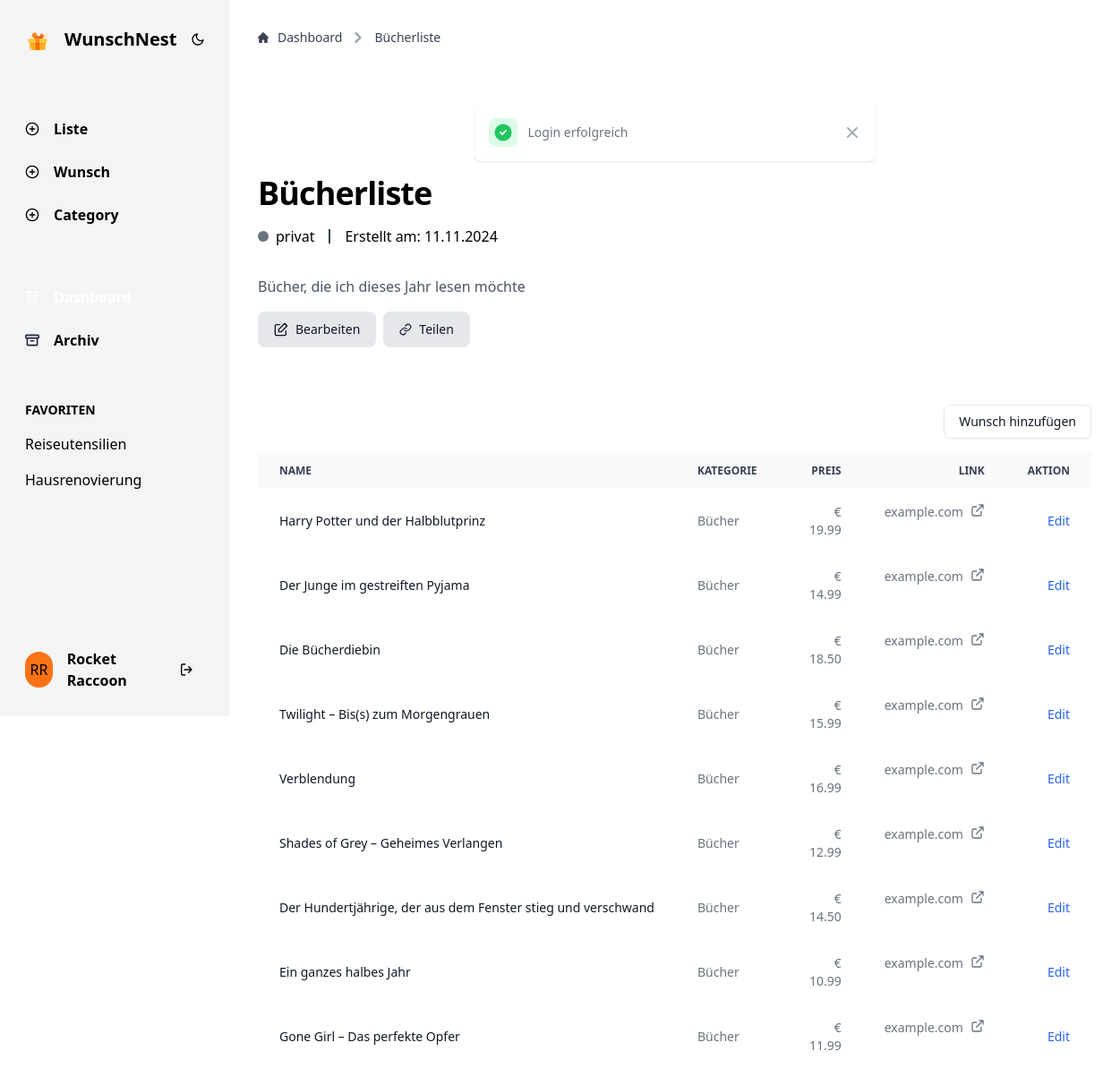
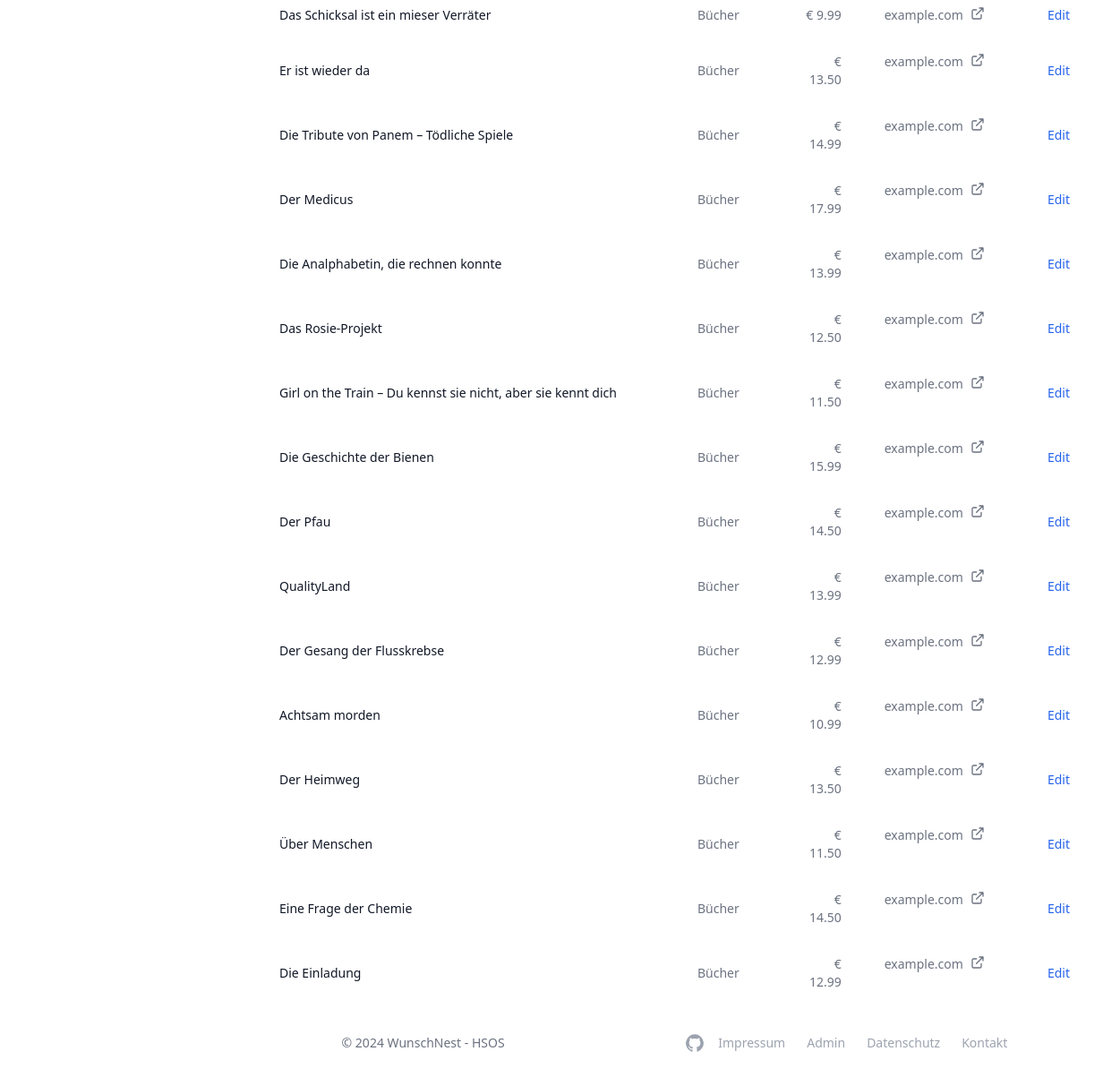
Page /index.php?page=wishlist&wishlist_id=6 (signed in) on the committed database (2 pictures, top to bottom).
### tables this page shows
CREATE TABLE IF NOT EXISTS wishlist (
     
    wishlist_id INT AUTO_INCREMENT PRIMARY KEY,
     
    user_id INT NOT NULL,
     
    name VARCHAR(255) NOT NULL,
     
    description TEXT,
     
    target_date DATE,
     
    is_favorite BOOLEAN DEFAULT FALSE,
     
    is_archived BOOLEAN DEFAULT FALSE,
     
    is_public BOOLEAN DEFAULT FALSE,
     
    share_token VARCHAR(64) DEFAULT NULL,
     
    created_at TIMESTAMP DEFAULT CURRENT_TIMESTAMP,
     
    FOREIGN KEY (user_id) REFERENCES users(user_id) ON DELETE CASCADE
);

CREATE TABLE IF NOT EXISTS wish (
     
    wish_id INT PRIMARY KEY AUTO_INCREMENT,
     
    wishlist_id INT NOT NULL,
     
    name VARCHAR(255) NOT NULL,
     
    price DECIMAL(10, 2) DEFAULT 0.00,
     
    category_id int,
     
    description TEXT,
     
    url VARCHAR(255),
     
    image_url VARCHAR(255),
     
    created_at TIMESTAMP DEFAULT CURRENT_TIMESTAMP,
     
    is_fulfilled BOOLEAN DEFAULT FALSE,
     
    fulfilled_at DATETIME DEFAULT NULL,
     
    fulfilled_by VARCHAR(255),
     
    FOREIGN KEY (wishlist_id) REFERENCES WISHLIST(wishlist_id) ON DELETE CASCADE,
     
    FOREIGN KEY (wishlist_id) REFERENCES WISHLIST(wishlist_id)
);

CREATE TABLE IF NOT EXISTS category (
     
    category_id INT PRIMARY KEY AUTO_INCREMENT,
     
    name VARCHAR(255) NOT NULL,
     
    user_id INT NOT NULL,
     
    FOREIGN KEY (user_id) REFERENCES USERS(user_id) ON DELETE CASCADE
);

### components/elements/wishlist-table-item.php (the view, shortened to what the rows shown need)
<?php
function wishlistTableItem($name, $category, $price, $link = null)
{
    $template = file_get_contents(BASE_PATH . '/components/templates/wishlist-table-item.html');
    if ($link == null) {
        $link = "";
    } else {
        $parsedUrl = parse_url($link);
        $host = $parsedUrl['host'] ?? '';
        $link = '<a class="hover:text-orange-500 flex gap-2" href="' . $link . '" target="_blank" class="text-blue-600 hover:underline dark:text-blue-500">' . $host . '<svg xmlns="http://www.w3.org/2000/svg" width="16" height="16" viewBox="0 0 24 24" fill="none" stroke="currentColor" stroke-width="2" stroke-linecap="round" stroke-linejoin="round"><g fill="none" fill-rule="evenodd"><path d="M18 14v5a2 2 0 0 1-2 2H5a2 2 0 0 1-2-2V8c0-1.1.9-2 2-2h5M15 3h6v6M10 14L20.2 3.8"/></g></svg></a>';
    }
    $html = str_replace('{{name}}', $name, $template);
    $html = str_replace('{{category}}', $category, $html);
    $html = str_replace('{{price}}', $price, $html);
    $html = str_replace('{{link}}', $link, $html);
    return $html;
}

### app/views/wishlist.php (shortened to what the rows shown need)
<?php
include_once BASE_PATH . '/app/config/database.php';
include_once BASE_PATH . '/app/controllers/WishlistController.php';
include_once BASE_PATH . '/app/controllers/UserController.php';
include_once BASE_PATH . '/app/controllers/CategoryController.php';
include_once BASE_PATH . '/app/controllers/WishController.php';
$pdo = getDatabaseConnection();
$wishlistController = new WishlistController($pdo);
$userController = new UserController($pdo);
$categoryController = new CategoryController($pdo);
$wishController = new WishController($pdo);
if (isset($_SESSION['username'])) {
    $user = $userController->getUserByUsername($_SESSION['username']);
    $user_id = $user['user_id'];
} else {
    $user_id = 1;
}
$wishlist = $wishlistController->getWishlist($_GET['wishlist_id']);
$favorites = $wishlistController->getFavoritesByUser($user_id);
include BASE_PATH . '/components/includes/basic-head.php';
?>
</head>
<body>
    <div class="flex dark:bg-gray-900 dark:text-white">
        <?php
        include BASE_PATH . '/components/includes/dashboard-sidebar.php';
        ?>
        <div class="w-full flex flex-col">
            <div class="mx-auto w-full max-w-screen-xl flex flex-col flex-grow p-8 pb-0">
                <?php
                include BASE_PATH . '/components/elements/dashboard-breadcrumb.php';
                echo dashboard_breadcrumb(false, $wishlist);
                ?>
                <?php
                include BASE_PATH . '/components/includes/toast.php';
                ?>
                <div class="mb-16">
                    <h1 class="text-4xl font-bold tracking-tight mb-4"><?php echo $wishlist['name'] ?></h1>
                    <div class="flex gap-4 dark:text-gray-400 justify-start items-center">
                        <div class="flex items-center gap-1">
                            <span class="flex w-3 h-3 me-1 <?php echo $wishlist['is_public'] == 1 ? 'bg-green-500' : 'bg-gray-500' ?>  rounded-full"></span>
                            <?php echo $wishlist['is_public'] == 1 ? 'öffentlich' : 'privat' ?>
                        </div>
                        <div class="h-4 w-[2px] bg-gray-700"></div>
                        <div>
                            Erstellt am: <?php echo date_create($wishlist['created_at'])->format('d.m.Y') ?>
                        </div>
                    </div>
                    <p class="text-gray-600 dark:text-gray-200 mt-8">
                        <?php echo $wishlist['description'] ?>
                    </p>
                    <div class="mt-4 flex gap-2">
                        <button class=" flex-shrink-0 inline-flex items-center justify-center p-0.5 overflow-hidden text-sm font-medium text-gray-900 dark:text-gray-400 rounded-lg bg-gray-200 dark:bg-gray-800 dark:hover:bg-cyan-700 dark:active:bg-cyan-800  hover:text-white dark:hover:text-white">
                            <span class="relative px-4 py-2 inline-flex gap-2 items-center rounded-md">
                                Bearbeiten
                            </span>
                        </button>
                        <button id="share-list-button" data-wishlist-id="<?php echo $wishlist['wishlist_id'] ?>" data-share-link="<?php echo 'http://localhost/index.php?page=share&token=' . $wishlist['share_token'] ?>" class="flex-shrink-0 inline-flex items-center justify-center p-0.5 overflow-hidden text-sm font-medium text-gray-900 dark:text-gray-400 rounded-lg bg-gray-200 dark:bg-gray-800 hover:bg-gradient-to-br hover:from-orange-500 hover:to-red-600 hover:text-white dark:hover:text-white dark:active:from-red-600 dark:active:to-red-600">
                            <span class="relative px-4 py-2 inline-flex gap-2 items-center rounded-md">
                                <span id="share-info">
                                    <?php echo $wishlist['is_public'] == 1 ? 'Link Kopieren' : 'Teilen' ?>
                                </span>
                            </span>
                        </button>
                    </div>
                </div>
                <div class=" mb-4 flex justify-between align-middle items-center ">
                    <div class="inline-flex rounded-md items-center shadow-sm" role="group">
                        <a href="index.php?page=create&type=wish&wishlist_id=<?php echo $wishlist['wishlist_id'] ?>">
                            <button type="button" class="py-2 px-4 text-sm font-small text-gray-900 focus:outline-none bg-white rounded-lg border border-gray-200 hover:bg-gray-100 hover:text-blue-700 focus:z-10 focus:ring-4 focus:ring-gray-100 dark:focus:ring-gray-700 dark:bg-gray-800 dark:text-gray-400 dark:border-gray-700 dark:hover:text-white dark:hover:bg-green-700">Wunsch hinzufügen</button>
                        </a>
                    </div>
                </div>
                <div>
                    <table class="w-full text-left text-sm text-gray-500 dark:text-gray-400 rtl:text-right">
                        <thead class="bg-gray-50 text-xs uppercase text-gray-700 dark:bg-gray-700 dark:text-gray-400">
                            <tr>
                                <th scope="col" class="px-6 py-3">
                                    Name
                                </th>
                                <th scope="col" class="px-6 py-3">
                                    Kategorie
                                </th>
                                <th scope="col" class="px-6 py-3 text-right">
                                    Preis
                                </th>
                                <th scope="col" class="px-6 py-3 text-right">
                                    Link
                                </th>
                                <th scope="col" class="px-6 py-3 text-right">
                                    Aktion
                                </th>
                            </tr>
                        </thead>
                        <tbody>
                            <?php
                            $wishlistItems = $wishController->getWishesByWishlist($wishlist['wishlist_id']);
                            include BASE_PATH . '/components/elements/wishlist-table-item.php';
                            foreach ($wishlistItems as $row) {
                                $categoryName = $row['category_id'] ?? "";
                                if (!empty($categoryName)) {
                                    $category = $categoryController->getCategoryByID($categoryName);
                                    $categoryName = $category['name'];
                                }
                                $row['category'] = $categoryName;
                                echo wishlistTableItem($row['name'], $row['category'], $row['price'], $row['url']);
                            }
                            ?>
                        </tbody>
                    </table>
                </div>
                <div class="mt-auto">
                    <?php
                    include BASE_PATH . '/components/includes/footer.php';
                    ?>
                </div>
            </div>
        </div>
    </div>
</body>
</html>

### components/includes/dashboard-sidebar.php (shortened to what the rows shown need)
<?php
$active = 'bg-gray-500 dark:bg-gray-900 hover:shadow-md';
?>
<div class="sticky">
    <nav id="sidebar" class="select-none flex-start sticky top-0 flex h-screen w-64 flex-col justify-between gap-4 border-gray-200 bg-gray-100 px-4 py-4 dark:bg-gray-800 dark:text-white">
        <div class="active flex items-center gap-4 rounded-lg p-3">
            <a class="lottie-hover-target flex items-center gap-4" href="/">
                <div class="lottie-animation size-7">
                </div>
                <span class="self-center whitespace-nowrap text-xl font-semibold dark:text-white">WunschNest</span>
            </a>
            <div id="dark-toggle" class="h-8 w-8 flex items-center justify-center cursor-pointer rounded-full dark:hover:bg-gray-700 hover:bg-gray-100">
            </div>
        </div>
        <div class="flex flex-grow flex-col gap-12 pt-8">
            <ul id="actions">
                <li>
                    <a href="/index.php?page=create&type=list" class="active flex cursor-pointer items-center gap-4 rounded-lg p-3 hover:shadow-md hover:outline-orange-400 dark:hover:bg-orange-700">
                        <span>
                            <svg xmlns="http://www.w3.org/2000/svg" width="16" height="16" viewBox="0 0 24 24" fill="none" stroke="currentColor" stroke-width="2" stroke-linecap="round" stroke-linejoin="round">
                                <circle cx="12" cy="12" r="10"></circle>
                                <line x1="12" y1="8" x2="12" y2="16"></line>
                                <line x1="8" y1="12" x2="16" y2="12"></line>
                            </svg>
                        </span>
                        <h2 class="text-md font-semibold">Liste</h2>
                    </a>
                </li>
                <li>
                    <a href="/index.php?page=create&type=wish" class="active flex cursor-pointer items-center gap-4 rounded-lg p-3 hover:shadow-md hover:outline-orange-400 dark:hover:bg-orange-700">
                        <span>
                            <svg xmlns="http://www.w3.org/2000/svg" width="16" height="16" viewBox="0 0 24 24" fill="none" stroke="currentColor" stroke-width="2" stroke-linecap="round" stroke-linejoin="round">
                                <circle cx="12" cy="12" r="10"></circle>
                                <line x1="12" y1="8" x2="12" y2="16"></line>
                                <line x1="8" y1="12" x2="16" y2="12"></line>
                            </svg>
                        </span>
                        <h2 class="text-md font-semibold">Wunsch</h2>
                    </a>
                </li>
                <li>
                    <a href="/index.php?page=create&type=category" class="active flex cursor-pointer items-center gap-4 rounded-lg p-3 hover:shadow-md hover:outline-orange-400 dark:hover:bg-orange-700">
                        <span>
                            <svg xmlns="http://www.w3.org/2000/svg" width="16" height="16" viewBox="0 0 24 24" fill="none" stroke="currentColor" stroke-width="2" stroke-linecap="round" stroke-linejoin="round">
                                <circle cx="12" cy="12" r="10"></circle>
                                <line x1="12" y1="8" x2="12" y2="16"></line>
                                <line x1="8" y1="12" x2="16" y2="12"></line>
                            </svg>
                        </span>
                        <h2 class="text-md font-semibold">Category</h2>
                    </a>
                </li>
            </ul>
            <ul class="flex flex-col gap-2">
                <li>
                    <a href="<?php echo ($_GET['page'] == 'dashboard') ? '#' : '/index.php?page=dashboard' ?>" class="<?php echo ($_GET['page'] == 'dashboard') ? $active : '' ?> flex items-center gap-4 rounded-lg hover:bg-gray-200 dark:hover:bg-gray-700 p-3 py-2 text-white">
                        <span>
                        </span>
                        <h2 class="text-md font-semibold">Dashboard</h2>
                    </a>
                </li>
                <li>
                    <a href="/index.php?page=archive" class="flex items-center gap-4 rounded-lg p-3 py-2 hover:bg-gray-200 dark:hover:bg-gray-700">
                        <span>
                        </span>
                        <h2 class="text-md font-semibold">Archiv</h2>
                    </a>
                </li>
            </ul>
            <div>
                <h3 class="ml-3 pb-2 text-sm font-semibold uppercase dark:text-gray-500">Favoriten</h3>
                <ul>
                    <?php
                    foreach ($favorites as $favorite) {
                        $currentPage = false;
                    ?>
                        <li>
                            <a href="/index.php?page=wishlist&wishlist_id=<?php echo $favorite['wishlist_id'] ?>">
                                <div class="<?php echo $currentPage ? $active : '' ?> flex items-center gap-4 rounded-lg p-3 py-2 hover:bg-gray-200 dark:hover:bg-gray-700">
                                    <h2 class="text-md"><?php echo $favorite['name'] ?></h2>
                                </div>
                            </a>
                        </li>
                    <?php
                    }
                    ?>
                </ul>
            </div>
        </div>
        <div>
            <div class="flex items-center gap-4 p-3">
                <div class="size-10 inline-flex items-center justify-center overflow-hidden rounded-full bg-orange-500">
                    <?php
                    $name = isset($_SESSION['name']) ? $_SESSION['name'] : "Testnutzer";
                    $kuerzel = explode(" ", $name);
                    $kuerzel = array_slice($kuerzel, 0, 2);
                    $kuerzel = implode("", array_map(fn($value) => mb_substr($value, 0, 1), $kuerzel));
                    echo $kuerzel;
                    ?>
                </div>
                <span class="text-md font-semibold"><?php echo $name; ?></span>
                <?php
                if (isset($_SESSION['username'])) {
                ?>
                    <div class="ml-auto">
                        <a href="/logout.php" class="flex items-center gap-4 rounded-lg p-3 py-2 hover:bg-gray-200 dark:hover:bg-gray-700">
                            <svg xmlns="http://www.w3.org/2000/svg" width="16" height="16" viewBox="0 0 24 24" fill="none" stroke="currentColor" stroke-width="2" stroke-linecap="round" stroke-linejoin="round">
                                <path d="M10 3H6a2 2 0 0 0-2 2v14c0 1.1.9 2 2 2h4M16 17l5-5-5-5M19.8 12H9" />
                            </svg>
                        </a>
                    </div>
                <?php
                }
                ?>
            </div>
        </div>
    </nav>
</div>

### rows in the picture
wishlist: name "Reiseutensilien"
wishlist: name "Hausrenovierung"
wishlist: dashboard_breadcrumb(false, $wishlist) "Dashboard Bücherliste", name "Bücherliste", created_at "11.11.2024", description "Bücher, die ich dieses Jahr lesen möchte"
wish: name+price+url "Harry Potter und der Halbblutprinz Bücher € 19.99 Edit", url "example.com"
wish: name+price+url "Der Junge im gestreiften Pyjama Bücher € 14.99 Edit", url "example.com"
wish: name+price+url "Die Bücherdiebin Bücher € 18.50 Edit", url "example.com"
wish: name+price+url "Twilight – Bis(s) zum Morgengrauen Bücher € 15.99 Edit", url "example.com"
wish: name+price+url "Verblendung Bücher € 16.99 Edit", url "example.com"
wish: name+price+url "Shades of Grey – Geheimes Verlangen Bücher € 12.99 Edit", url "example.com"
wish: name+price+url "Der Hundertjährige, der aus dem Fenster stieg und verschwand Bücher € 14.50 Edit", url "example.com"
wish: name+price+url "Ein ganzes halbes Jahr Bücher € 10.99 Edit", url "example.com"
wish: name+price+url "Gone Girl – Das perfekte Opfer Bücher € 11.99 Edit", url "example.com"
wish: name+price+url "Das Schicksal ist ein mieser Verräter Bücher € 9.99 Edit", url "example.com"
wish: name+price+url "Er ist wieder da Bücher € 13.50 Edit", url "example.com"
wish: name+price+url "Die Tribute von Panem – Tödliche Spiele Bücher € 14.99 Edit", url "example.com"
wish: name+price+url "Der Medicus Bücher € 17.99 Edit", url "example.com"
wish: name+price+url "Die Analphabetin, die rechnen konnte Bücher € 13.99 Edit", url "example.com"
wish: name+price+url "Das Rosie-Projekt Bücher € 12.50 Edit", url "example.com"
wish: name+price+url "Girl on the Train – Du kennst sie nicht, aber sie kennt dich Bücher € 11.50 Edit", url "example.com"
wish: name+price+url "Die Geschichte der Bienen Bücher € 15.99 Edit", url "example.com"
wish: name+price+url "Der Pfau Bücher € 14.50 Edit", url "example.com"
wish: name+price+url "QualityLand Bücher € 13.99 Edit", url "example.com"
wish: name+price+url "Der Gesang der Flusskrebse Bücher € 12.99 Edit", url "example.com"
wish: name+price+url "Achtsam morden Bücher € 10.99 Edit", url "example.com"
wish: name+price+url "Der Heimweg Bücher € 13.50 Edit", url "example.com"
wish: name+price+url "Über Menschen Bücher € 11.50 Edit", url "example.com"
wish: name+price+url "Eine Frage der Chemie Bücher € 14.50 Edit", url "example.com"
wish: name+price+url "Die Einladung Bücher € 12.99 Edit", url "example.com"

### other values in the picture
$kuerzel "RR"
$name "Rocket Raccoon"
toast('success', $_SESSION['message']) "Login erfolgreich"
